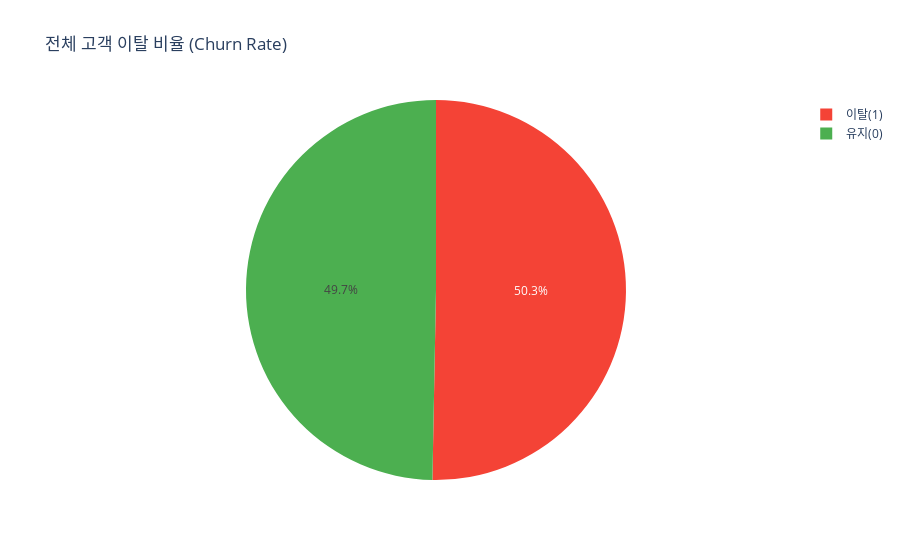
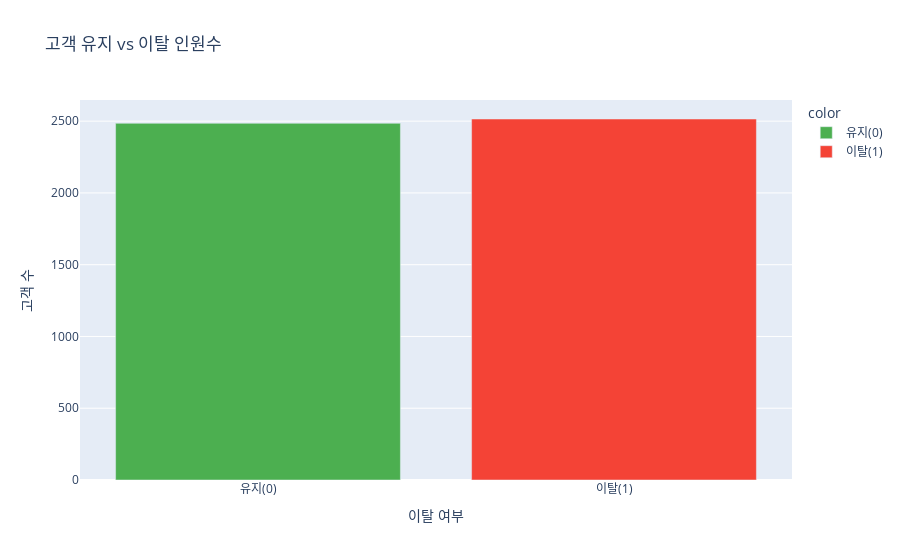

Notebook code for these charts, in order:
### Code cell
import plotly.express as px

# 이탈 여부 분포
churn_counts = df['churned'].value_counts().sort_index()
labels = ['유지(0)', '이탈(1)']

# 비율 계산
churn_rate = df['churned'].mean() * 100
print(f"전체 이탈률: {churn_rate:.2f}%")

# 1. 원형 그래프 (plotly)
fig = px.pie(values=churn_counts.values, names=labels, color=labels,
             color_discrete_map={'유지(0)':'#4CAF50','이탈(1)':'#F44336'},
             title='전체 고객 이탈 비율 (Churn Rate)')
fig.show()

# 2. 막대 그래프 (plotly)
fig2 = px.bar(x=labels, y=churn_counts.values, color=labels,
              color_discrete_map={'유지(0)':'#4CAF50','이탈(1)':'#F44336'},
              title='고객 유지 vs 이탈 인원수', labels={'x':'이탈 여부','y':'고객 수'})
fig2.show()

### Figure 1 — Plotly figure (JSON) as saved in the notebook; plotly's stock layout.template omitted (floating-point values rounded to 4 significant figures)
{"data": [{"customdata": [["유지(0)"], ["이탈(1)"]], "domain": {"x": [0, 1], "y": [0, 1]}, "hovertemplate": "label=%{label}<br>value=%{value}<br>color=%{customdata[0]}<extra></extra>", "labels": ["유지(0)", "이탈(1)"], "legendgroup": "", "marker": {"colors": ["#4CAF50", "#F44336"]}, "name": "", "showlegend": true, "type": "pie", "values": [2485, 2515]}], "layout": {"legend": {"tracegroupgap": 0}, "title": {"text": "전체 고객 이탈 비율 (Churn Rate)"}}}

### Figure 2 — Plotly figure (JSON) as saved in the notebook; plotly's stock layout.template omitted (floating-point values rounded to 4 significant figures)
{"data": [{"hovertemplate": "color=유지(0)<br>이탈 여부=%{x}<br>고객 수=%{y}<extra></extra>", "legendgroup": "유지(0)", "marker": {"color": "#4CAF50", "pattern": {"shape": ""}}, "name": "유지(0)", "orientation": "v", "showlegend": true, "textposition": "auto", "type": "bar", "x": ["유지(0)"], "xaxis": "x", "y": [2485], "yaxis": "y"}, {"hovertemplate": "color=이탈(1)<br>이탈 여부=%{x}<br>고객 수=%{y}<extra></extra>", "legendgroup": "이탈(1)", "marker": {"color": "#F44336", "pattern": {"shape": ""}}, "name": "이탈(1)", "orientation": "v", "showlegend": true, "textposition": "auto", "type": "bar", "x": ["이탈(1)"], "xaxis": "x", "y": [2515], "yaxis": "y"}], "layout": {"barmode": "relative", "legend": {"title": {"text": "color"}, "tracegroupgap": 0}, "title": {"text": "고객 유지 vs 이탈 인원수"}, "xaxis": {"anchor": "y", "domain": [0, 1], "title": {"text": "이탈 여부"}}, "yaxis": {"anchor": "x", "domain": [0, 1], "title": {"text": "고객 수"}}}}
